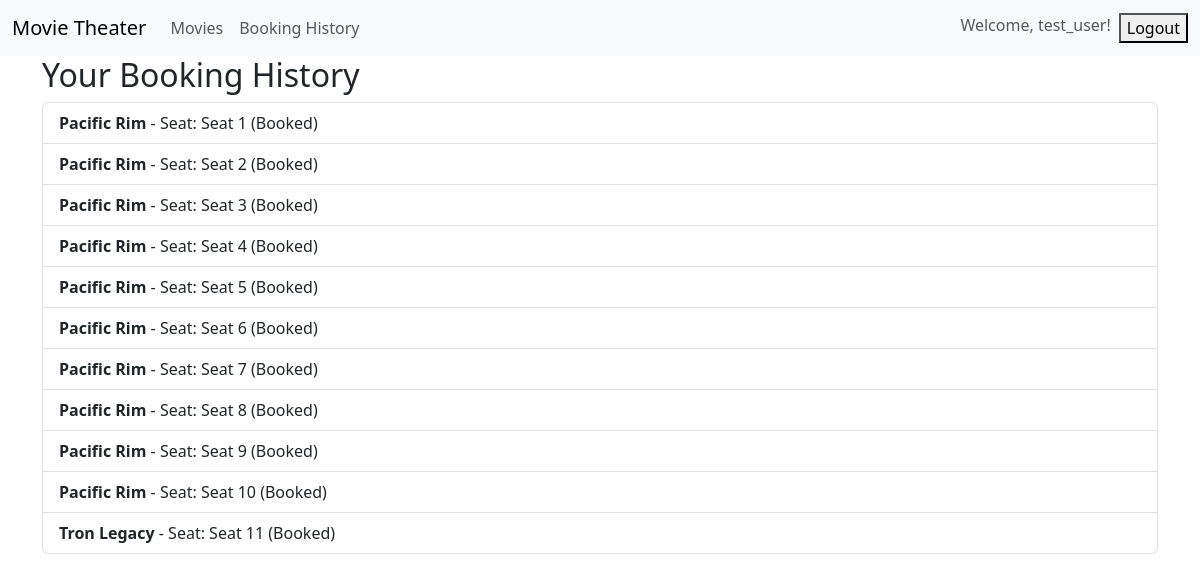
Screenshot of /booking-history/ (signed in) with the database file from the repository.
### bookings/models.py (models this page shows)
class Booking(models.Model):
    movie = models.ForeignKey(Movie, on_delete=models.CASCADE)
    seat = models.ForeignKey(Seat, on_delete=models.CASCADE)
    user = models.ForeignKey(User, on_delete=models.CASCADE)
    booking_date = models.DateTimeField(auto_now=True)

class Movie(models.Model):
    title = models.CharField(max_length=200)
    description = models.TextField()
    release_date = models.DateField()
    duration = models.DurationField()

class Seat(models.Model):
    seat_number = models.CharField(max_length=10)
    booking_status = models.BooleanField(default=False)

### bookings/views.py (the view)
# urls.py: path('booking-history/', booking_history, name='booking_history'),
def booking_history(request):
    bookings = Booking.objects.all()
    return render(request, 'bookings/booking_history.html', {'bookings': bookings})

### bookings/templates/bookings/booking_history.html (shortened to what this page needs)
{% extends 'bookings/base.html' %}
{% block content %}
<h2>Your Booking History</h2>
<ul class="list-group">
    {% for booking in bookings %}
    <li class="list-group-item">
        <strong>{{ booking.movie.title }}</strong> - Seat: {{ booking.seat.seat_number }}
        {% if booking.seat.booking_status %}
        (Booked)
        {% else %}
        (Available)
        {% endif %}
    </li>
    {% empty %}
    <li class="list-group-item">You have no bookings yet.</li>
    {% endfor %}
</ul>
{% endblock %}

### bookings/templates/bookings/base.html (shortened to what this page needs)
<!DOCTYPE html>
<html lang="en">
<head>
    <link href="https://cdn.jsdelivr.net/npm/bootstrap@5.3.0/dist/css/bootstrap.min.css" rel="stylesheet">
</head>
<body>
    <nav class="navbar navbar-expand-lg navbar-light bg-light">
        <div class="container-fluid">
            <a class="navbar-brand" href="{% url 'movie_list' %}">Movie Theater</a>
            <div class="collapse navbar-collapse" id="navbarNav">
                <ul class="navbar-nav me-auto">
                    <li class="nav-item"><a class="nav-link" href="{% url 'movie_list' %}">Movies</a></li>
                    <li class="nav-item"><a class="nav-link" href="{% url 'booking_history' %}">Booking History</a></li>
                </ul>
                <ul class="navbar-nav ms-auto">
                    {% if user.is_authenticated %}
                        <li class="nav-item">
                            <span class="navbar-text me-2">Welcome, {{ user.username }}!</span>
                        </li>
                        <li class="nav-item">
                            <form action="{% url 'logout' %}" method="post" style="display: inline;">
                                <button type="submit">Logout</button>
                            </form>
                        </li>
                    {% else %}
                        <li class="nav-item">
                            <a class="nav-link" href="{% url 'login' %}">Login</a>
                        </li>
                    {% endif %}
                </ul>
            </div>
        </div>
    </nav>
    <div class="container">
        {% block content %}{% endblock %}
    </div>
</body>
</html>

### rows the page displays
Booking: movie "Pacific Rim", seat.seat_number "Seat 1", shows "(Booked)"
Booking: movie "Pacific Rim", seat.seat_number "Seat 2", shows "(Booked)"
Booking: movie "Pacific Rim", seat.seat_number "Seat 3", shows "(Booked)"
Booking: movie "Pacific Rim", seat.seat_number "Seat 4", shows "(Booked)"
Booking: movie "Pacific Rim", seat.seat_number "Seat 5", shows "(Booked)"
Booking: movie "Pacific Rim", seat.seat_number "Seat 6", shows "(Booked)"
Booking: movie "Pacific Rim", seat.seat_number "Seat 7", shows "(Booked)"
Booking: movie "Pacific Rim", seat.seat_number "Seat 8", shows "(Booked)"
Booking: movie "Pacific Rim", seat.seat_number "Seat 9", shows "(Booked)"
Booking: movie "Pacific Rim", seat.seat_number "Seat 10", shows "(Booked)"
Booking: movie "Tron Legacy", seat.seat_number "Seat 11", shows "(Booked)"

### other values shown
{{ user.username }} "test_user"
